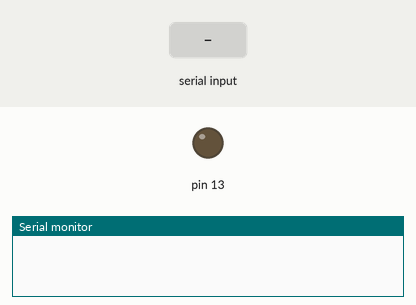
Bench run of a sketch on a simulated Arduino Uno, built with avr-gcc and run on an emulated ATmega328P. Shown: output pins drawn as LEDs (lit = HIGH), the last lines printed to the serial monitor. The inputs (shaded band) are chosen by the test bench.

Above: at 1.2 s.
1.3 s: "0" received over Serial
At 3.28 s:
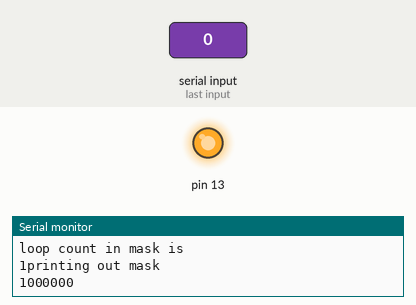
Timing chart, 0 to 4.9 s (numbered marks = the images above; inputs shaded):
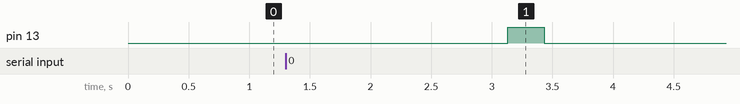

Measured:
- after the input at 1.3 s, pin 13: LOW → HIGH after 1.8 s, → LOW 0.30 s later

The sketch:

braille_test.ino
```cpp
class Braille
{
	public:
		Braille(byte pin, byte speed);
		void sendZero();
		void sendDot();
		//void sendMsg(char *str);
		void sendChar(char c);
};

byte _speed;	// Speed in WPM
  byte _pin;	// Pin to beep or toggle
  byte _one;	// 1 == beep to speaker, 0 == toggle pin high and low
  byte _zero;
  int _dotlen;	// Length of dot (1)
  int _zerolen; //Length of a zero (0)
  byte _brailleCodepage[] = {	//
    01101100, //! 33
    00010000, //" 34
    01011100, //# 35
    11100100, //$ 36
    11000100, //% 37
    11101100, //& 38
    00001000, //'39
    10111100, //( 40
    01111100, //) 41
    10000100, //* 42
    01001100, //+ 43
    00000100,  //, 44
    00001100, //- 45
    01000100, //. 46
    01001000, /// 47
    00011100, //0 48
    00100000, //1 49
    00101000, //2 50
    00110000, //3 51
    00110100, //4 52
    00100100, //5 53
    00111000, //6 54
    00111100, //7 55
    00101100, //8 56
    00011000, //9 57
    10010100, //: 58
    00010100, //; 59
    10100100, //< 60
    11111100, //= 61
    01011000, //> 62
    11010100, //? 63
    01000000, //@ 64
    10000000, //ASCII Glyph A 65
    10100000, //B 66
    11000000, //C 67
    11010000, //D 68
    10100000, //E 69
    11100000, //F 70
    11110000, //G 71
    10110000, //H 72
    01100000, //I 73
    01110000, //J 74
    10001000, //K 75
    10101000, //L 76
    11001000, //M 77
    11011000, //N 78
    10011000, //O 79
    11101000, //P 80
    11111000, //Q 81
    10111000, //R 82
    01101000, //S 83
    01111000, //T 84
    10001100, //U 85
    10101100, //V 86
    01110100, //W 87
    11001100, //X 88
    11011100, //Y 89
    10011100, //Z 90
    01100100, //[ 91
    10110100, //\92
    11110100, //] 93
    01010000, //^ 94
    01010100 //_ 95
    };

Braille::Braille(byte pin, byte speed)
{
  // Save values for later use
  _pin = pin;
  _speed = speed;

  // Calculate the length of dash and dot
  _dotlen = (1200/_speed);
  _zerolen = (1200/_speed);
  //_zerolen =  (3*_dotlen);

  // Set the pin to output mode
  pinMode(_pin, OUTPUT);
}

void Braille::sendZero()
{
  digitalWrite(_pin, LOW);
  delay(300);
  //digitalWrite(_pin, LOW);
  //delay(_dotlen);
}

void Braille::sendDot()
{
  digitalWrite(_pin, HIGH);
  delay(300);
  digitalWrite(_pin, LOW);
  delay(300);
}

void Braille::sendChar(char c)
{
  int _i = 0;
  byte _BrailleBinaryRep;
  byte mask = 1;

  byte tempinput;

  // Send space
  if (c == ' ') {
    //delay(_dotlen) ;
    return ;
  }
  else {
    tempinput = (byte) c;
    Serial.println(tempinput);
    _i = (tempinput - 33);
    Serial.println("Printing array offset");
    Serial.println(_i);
    _BrailleBinaryRep = _brailleCodepage[_i];
    Serial.println("Braille mapped value is  ");
    Serial.println(_BrailleBinaryRep, BIN);
    Serial.println("Hardcoded access");
    Serial.println(_brailleCodepage[33], BIN);
  }

  for (mask = 00000001; mask>0; mask <<= 1) {
    byte temp;
    int loopcount = 1;
    temp = _BrailleBinaryRep & mask;
    if (temp){
          Serial.println("loop count in mask is ");
          Serial.print(loopcount);
          Serial.println("printing out mask ");
          Serial.print(temp, BIN);
	  sendDot();
	}
	else{
	  sendZero();
	}
  }
}

Braille braille(13,4);

void setup() {
  // put your setup code here, to run once:
  // put your setup code here, to run once:

  Serial.begin(9600);
}

void loop() {
  // put your main code here, to run repeatedly:
  // put your main code here, to run repeatedly:
  String stringIn = "";
  char fragmentIn;

  while(Serial.available()) {
    fragmentIn = Serial.read();
    //stringIn.concat(fragmentIn);
    braille.sendChar(fragmentIn);
    Serial.println("Printing fragment ");
    Serial.print(fragmentIn);
  }
/*
  if (stringIn != "")
  {
    braille.sendMsg(stringIn);
  }
*/
}
```
